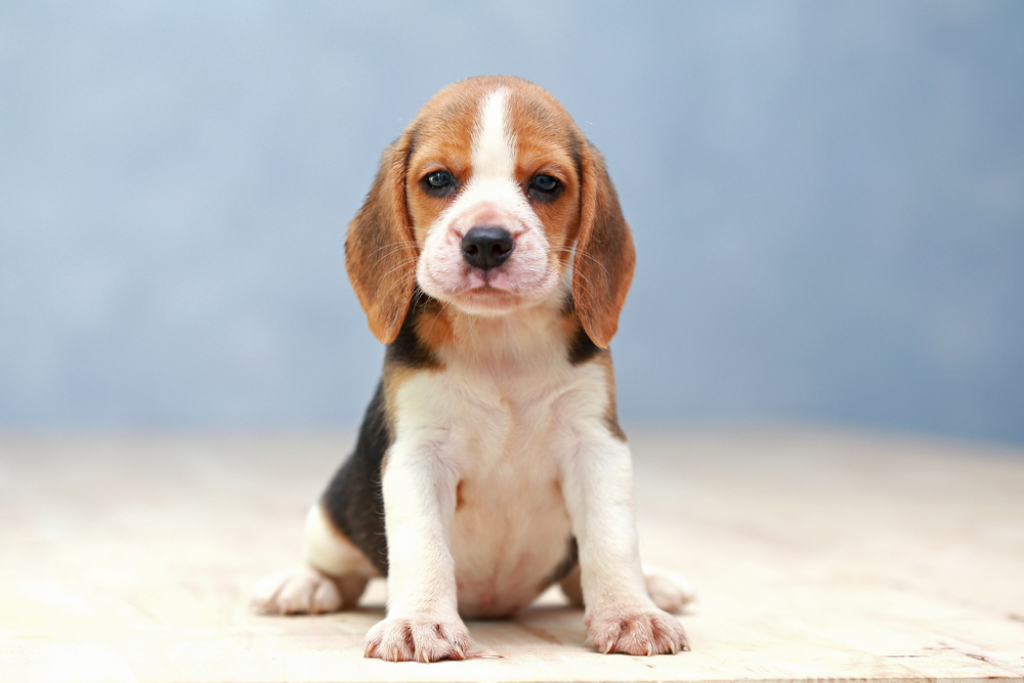
#> input picture sample.jpg, 1024 x 683 px
$ jupyter execute '2. 넘파이연습.ipynb'
#> lines starting #> are read from the running program, lines starting #| are printed output that depends on the picture
# 넘파이의 사용

1. 데이터 분석 프로젝트: 수치형 데이터의 요약, 통계, 시각화
2. 이미지 처리 프로젝트: 이미지 분석
3. 게임, 시뮬레이션 프로그램: 수치 시뮬레이션 등을 구현
4. 머신러닝 / 딥러닝 모델 프로젝트: 금융데이터, 의료데이터, 실험데이터, 센서데이터

[cell 1]
import numpy as np

data = [
    [120, 135, 150, 145],  # 제품A
    [100, 110, 140, 130],  # 제품B
    [90, 100, 95, 105]
]

data

[cell 2]
sales_data = np.array(data)
np.sum(sales_data, axis=1)   # 총 판매량

[cell 3]
profit_per_init = np.array([20, 30, 25])
total_sales = np.dot(profit_per_init, sales_data)
total_sales  # 총 판매금액

# 이미지 처리

[cell 4]
from PIL import Image
img = Image.open('sample.jpg').convert('RGB')  # 이미지 데이터 읽기 (컬러별 픽셀값)
img_ary = np.array(img)         # array에 넣어줌
new_img = np.clip(img_ary + 50, 100, 200).astype(np.uint8)   # 맘대로 바꿔줌
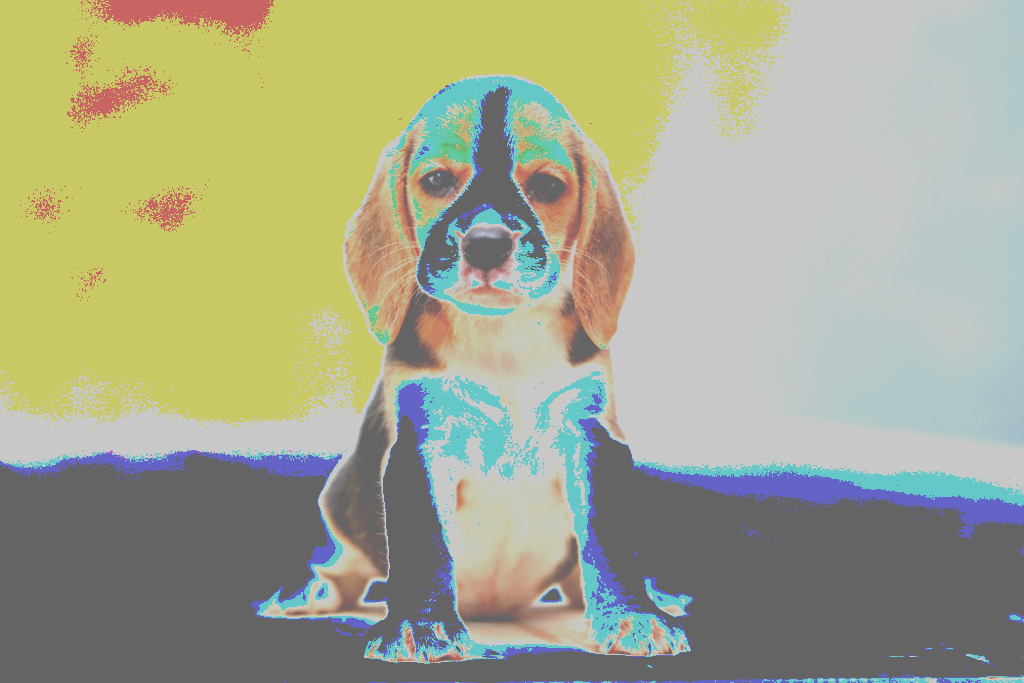
#> new_img: shape (683, 1024, 3); mean R, G, B 164.8, 167.4, 141.5

Image.fromarray(new_img).save('new_sample.jpg')  # array 데이터를 이미지로

[cell 5]
inverted = 255 - img_ary
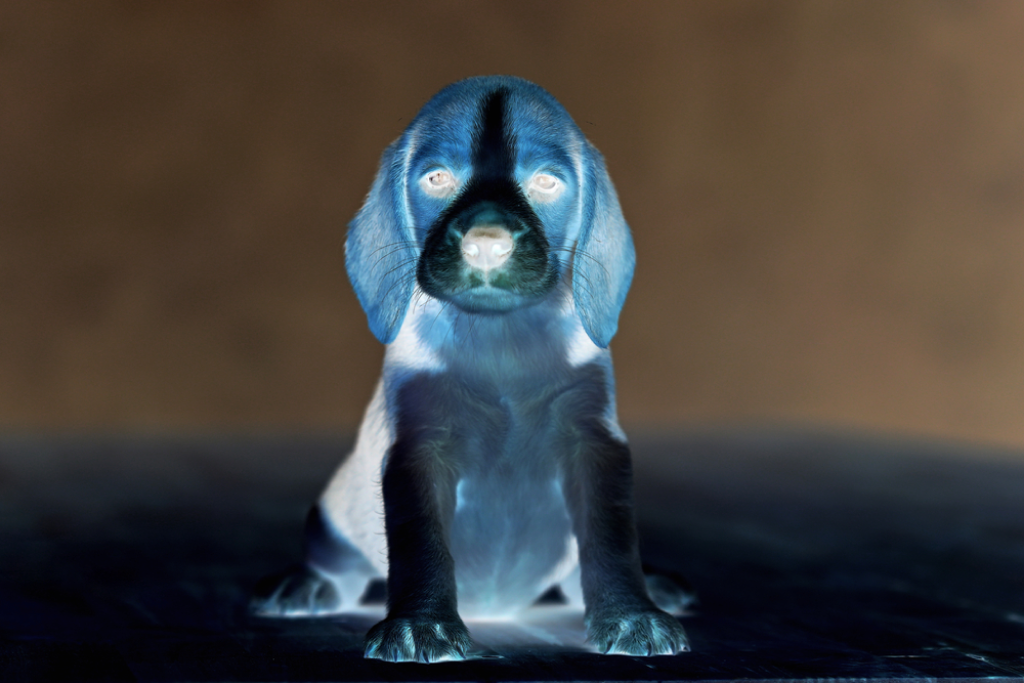
#> inverted: shape (683, 1024, 3); mean R, G, B 67.7, 65.4, 62.9
Image.fromarray(inverted).save('new_sample1.jpg')

# 데이터 시뮬레이션

1차원 배열의 랜덤워크 시뮬레이션

[cell 6]
import matplotlib.pyplot as plt

n_step = 1000
step = np.random.choice([-1, 1], size=n_step)  # -1 ~ 1 사이 숫자를 무작위로 1000개 : 행렬로 반환
walk = np.cumsum(step)    # 1000개의 값을 누적

plt.plot(walk)    # 라인차트 그려주는 함수
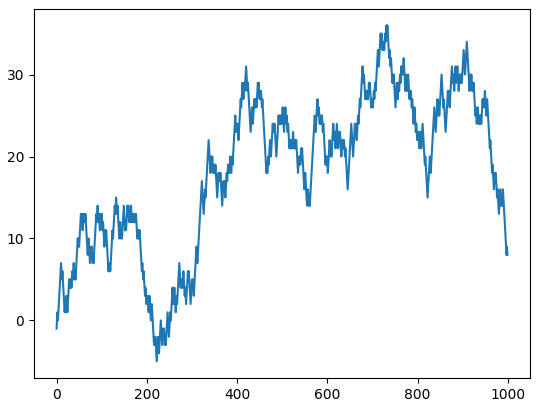
#> figure drawn by matplotlib, 1 panel; curve peaks at x = 731, y = 36

[cell 7]
# 2배열 생성 : 행렬
arr = np.array([[1, 2, 3],
                [4, 5, 6],
                [7, 8, 9]])

print(arr.ndim)      # 배열의 차원 : 2
print(arr.shape)     # 배열의 형태 : (3, 3)
print(arr.size)      # 배열의 크기 : 9
print(arr.dtype)     # 배열의 데이터 타입 : int64
print(arr.itemsize)  # 배열 요소의 크기 : 8 byte
print(arr.strides)   # 한행을 건너뛸때마다는 8씩 3개: 3*8=24, 한 요소마다는 8씩

[cell 8]
arr2 = np.array([[1, 2, 3],  # 2배열 : 행렬
                 [4, 5, 6],
                 [7, 8, 9]])
type(arr2)

[cell 9]
arr3 = np.array([1, 2, 3])  # 1차원
type(arr3)

[cell 10]
arr.dtype, arr3.dtype    # 들어있는 데이터의 타입

[cell 11]
arr4 = np.array([1, 2, 3])  # 1차원
id(arr3), id(arr4)          # 서로 다른 array!

[cell 12]
# 3차원 : tensor를 위한 리스트 생성
tensor_list = [[[1, 2, 3, 4], [1, 2, 3, 4], [1, 2, 3, 4]],      # 4, 3, 4 (3행 4열짜리 4개) -> 2, 3, 4 (3행 4열짜리 2개)
            #    [[1, 2, 3, 4], [1, 2, 3, 4], [1, 2, 3, 4]],
            #    [[1, 2, 3, 4], [1, 2, 3, 4], [1, 2, 3, 4]],
               [[1, 2, 3, 4], [1, 2, 3, 4], [1, 2, 3, 4]]]

type(tensor_list)

[cell 13]
type(np.array(tensor_list))

[cell 14]
arr1 = np.array(tensor_list)  # tensor
arr1.shape  # (z, x, y) 면 행 열 순서!

[cell 15]
# type 변환
list2 = [1, 2, 3, '5', 10]
type(list2)

[cell 16]
t_1 = np.array(list2)
t_1.dtype, t_1  # 문자열

[cell 17]
np.array(list2, float).dtype  # 타입 지정해서 생성 가능!

# shape 속성

[cell 18]
list2 = [1, 2, 3, 4, 5, 6, 7, 8]
t_2 = np.array(list2)
t_2.shape, t_2.ndim

## 배열의 구조 변경

[cell 19]
# (3, 4) array 만들기
list3 = range(1, 13)
np.array(list3).reshape((3, 4))  # 내가 원하는 shape 정보

[cell 20]
np.array(list3).reshape((4, 3))

[cell 21]
list4 = np.array([1, 2, 3])
list4.reshape((3, 1))

[cell 22]
# list4.reshape((1, 3))
list4[np.newaxis, :]

[cell 23]
# list4.reshape((3, 1))
list4[:, np.newaxis]

## arange()

range(시작, 끝, 스탭) 을 주고 그에 해당하는 array를 생성까지 해줌

[cell 24]
np.arange(10)

[cell 25]
np.arange(-5, 5)

[cell 26]
np.arange(0, 5, 0.5)

## 메소드 체이닝

[cell 27]
# (2, 3)
np.arange(1, 7).reshape((2, 3))

[cell 28]
# (2, 3, 4)
np.arange(1, 25).reshape((2, 3, 4))

[cell 29]
# 1차원으로
# np.arange(1, 25).reshape((2, 3, 4)).reshape((24,))
np.arange(1, 25).reshape((2, 3, 4)).reshape(-1)     # 기본 차원으로

[cell 30]
arr5 = np.array([[1, 2, 3], [4, 5, 6]])

[cell 31]
# empty_like(): 초기화되지 않은 배열 생성
empty_arr = np.empty_like(arr5)
empty_arr

[cell 32]
# zeros_like(): 0으로 채워진 배열 생성
zeros_arr = np.zeros_like(arr5)
zeros_arr

[cell 33]
# ones_like(): 1로 채워진 배열 생성
ones_arr = np.ones_like(arr5)
ones_arr

[cell 34]
# full_like(): 지정된 값으로 채워진 배열 생성
full_arr = np.full_like(arr5, 7)  # 7로 채워진 배열
full_arr

# 행렬의 연산

## 파이썬 자료형과의 비교

[cell 35]
lst_data = [1, 2, 3, 4, 5]
lst_data + lst_data

[cell 36]
# lst_data + 2  # TypeError: can only concatenate list (not "int") to list

[cell 37]
lst_data * 2

## 요소별 연산 -> element wise

[cell 38]
a1 = np.array(lst_data)
a1

[cell 39]
a1 + 2

[cell 40]
a1 * 2

[cell 41]
a1 / 3

[cell 42]
a1 - 1

[cell 43]
a2 = np.array([2, 2, 2, 3, 5])
a1 + a2

[cell 44]
a3 = np.array([1, 2])   # 행렬의 shape이 같아야 요소별 연산을 할 수 있음!
# a1 + a3  # ValueError: operands could not be broadcast together with shapes (5,) (2,)

## 브로드캐스팅
크기가 다른 배열에서 작은 쪽이 큰 쪽에 맞춰 크기를 확장하는 기능
-> 작은쪽이 0이나 1이면 가능함!
사칙연산에 적용

[cell 45]
a1 + 2  # 사칙연산 [2, 2, 2, 2, 2]로 더해짐

[cell 46]
a_array = np.arange(3)
b_array = np.arange(3)[:, np.newaxis]
b_array, a_array

[cell 47]
a_array + b_array

[cell 48]
a_array - b_array

[cell 49]
a_array * b_array

[cell 50]
a_array / b_array

[cell 51]
# shape이 다른 경우 오류 발생
c = np.array([[1, 2, 3], [4, 5, 6]])  # shape: (2, 3)
d = np.array([[1, 2], [3, 4]])        # shape: (2, 2)

# print(c + d)  ValueError: operands could not be broadcast together with shapes (2,3) (2,2)

[cell 52]
# 비교연산  (비교는 요소별로!)
lst1 = np.array([1, 2, 3, 4, 5])
lst2 = np.array([1, 3, 3, 0, 5])

print(lst1 == lst2)
print(lst1 > lst2)

# 논리 연산 결합
print((lst1 >= 3) & (lst2 <= 4))

# 비교 결과를 이용한 필터링
lst2[lst2 < 3]

## 배열의 결합, 연결

concatenate(), vstack(), hstack()

[cell 53]
# np.concatenate([a_array, b_array])  ValueError

[cell 54]
v1 = np.array([1, 2, 3])
v2 = np.array([4, 5, 6, 7])
np.concatenate([v1, v2])

[cell 55]
np.concatenate([v1, v2], axis=0)  # 1차원

[cell 56]
grid = np.array([[1, 2, 3],[1, 2, 3]])
np.concatenate([grid, grid], axis=1)

[cell 57]
np.concatenate([grid, grid], axis=0)   # 0은 행으로 붙이는 것

[cell 58]
np.vstack((v1, v1))   # 아래로 쌓아주는 함수

[cell 59]
np.hstack((v1, v2))   # 옆으로 붙여주는 함수

# 인덱싱

## 축 인덱싱

axis = 0
axis = 1
axis = 2
...

[cell 60]
arr_2d = np.array([[1, 2, 3], [4, 5, 6]])
print(np.sum(arr_2d,))
print(np.sum(arr_2d, axis=1))
print(np.sum(arr_2d, axis=0))

## 배열의 인덱싱
배열[행인덱스, 열인덱스]

[cell 61]
arr = np.array([1, 2, 3, 4, 5])
arr[0], arr[-1]

[cell 62]
arr[2:5], arr[::2]

[cell 63]
arr_2d[0, 1], arr_2d[0, -1]

[cell 64]
arr_2d[1, 1] = 10

[cell 65]
arr_2d

[cell 66]
arr_2d[:2, :2]

리스트의 슬라이싱과 차이점
- 리스트: 복사본을 리턴
- 배열: 원본 배열의 뷰 -> 복사가 아님, 원본에도 영향을 미침

- 슬라이싱.copy()를 해야 복사가 됨

[cell 67]
x = np.arange(10)
x

[cell 68]
x[:5]

[cell 69]
new_x = x[4:7]
new_x

[cell 70]
new_x[0] = 100
new_x, x  # view 뷰의 값을 변경하면 원본의 값도 변경된다!

[cell 71]
# 원본값을 바꾸지 않으려면 copy() 이용
new_x1 = x[4:7].copy()
new_x1[0] = 200
new_x1, x

[cell 72]
arr_2d1 = np.arange(16).reshape(4, 4)
arr_2d1, arr_2d1[:2, :2]

## 인덱싱 연습하기

[cell 73]
# 기준이 될 4x4 배열 생성 (이미지와 동일하게 0부터 15까지의 숫자로 채움)
arr_2d = np.arange(16).reshape((4, 4))

print("원본 4x4 배열:")
print(arr_2d)
print("-" * 30)

[cell 74]
# 첫 번째 행 전체
arr_2d[0]

[cell 75]
#마지막 열 전체
arr_2d[:, [-1]]

[cell 76]
#첫 번째 행과 마지막 행만 선택, 각 행의 첫번째, 마지막 열 선택
# 연속 인덱싱 -> 겹쳐지는 부분 -> 교차 인덱싱
arr_2d[::3,::3]
arr_2d[[0, -1]][:, [0, -1]]
arr_2d[[0, -1], [0, -1]]  # 얘는 팬시 인덱싱 (0,0), (-1,-1)

[cell 77]
# 짝수 인덱스 행(0번째, 2번째 행), 홀수 인덱스 열 선택
arr_2d[::2,1::2]
arr_2d[::2][:, 1::2]

[cell 78]
#위의 3차원 행렬을 작성하세요
arr_3d = np.stack([np.arange(0, 36).reshape(6, 6)] * 4)
arr_3d

[cell 79]
# 2번째 층 선택
arr_3d[1]

[cell 80]
# 각 층의 (0,0)위치의 값을 각 층의 인덱스로 설정
for d_idx in range(4):
    arr_3d[d_idx, 0, 0] = d_idx
arr_3d

[cell 81]
#네번째행, 두번째 열 원소 선택, 1차원 배열로 작성
arr_3d[:, 3, 1]
arr_3d[:, [3], [1]]

[cell 82]
#배열의 첫 두 층, 마지막 두 행, 마지막 두 열 선택
arr_3d[:2, -2:, -2:]

[cell 83]
#짝수 인덱스층, 모든행의 세번째열 선택
arr_3d[::2,:,[2]]

[cell 84]
arr_3d[::2,:,2]

[cell 85]
#세번째 층, 두번째 행에서 네번째 행, 홀수 인덱스 열
arr_3d[[2], 1:4, 1::2]

[cell 86]
arr_3d[2:4]

[cell 87]
arr_3d[2, 1:4, 1::2]

# 인덱싱 기법

- 기본 인덱싱
- 불리언 인덱싱
- 팬시 인덱싱

## 불리언 인덱싱
비교연산자, 논리연산자를 이용한 마스크 행렬을 생성
마스크 행렬을 이용한 인덱싱

[cell 88]
# 부울 행렬
x = np.array([1, 2, 3, 4, 5])
x < 3

[cell 89]
np.less(x, 3)

[cell 90]
x1 = np.array([[1, 2, 3], [4, 5, 6]])
x1.shape
x1 > 5

[cell 91]
data = np.arange(28).reshape(7, 4)
data > 5

[cell 92]
data[data > 5]      # 조건에 맞는 값 추출 ->  1차원

[cell 93]
name = np.array(['Bob', 'Joe', 'Will', 'Bob', 'Will', 'Joe', 'Joe'])
name

[cell 94]
name == 'Bob'

[cell 95]
data

[cell 96]
data[name=='Bob']  # 부울 인덱싱

## 조건식의 규칙
- 조건식으로 사용할 행렬의 값이 문자여도 결과만 True/False 식으로 나오면 필터가 된다.
- 필터로 사용할 행렬의 개수 == 원본 데이터의 개수 : 짝이 맞아야 함! 아니면? IndexError
- 행렬[조건식, ] => [조건식]
- 행렬[:, 조건식]
- 괄호()로 조건식의 우선순위 지정 가능
- 복합 조건: 논리함수 & , |
- 부정 연산자: != , ~

[cell 97]
name

[cell 98]
name1 = np.array(['Bob', 'Joe', 'Will'])
# data[name1 == 'Bob']  # IndexError
# boolean index did not match indexed array along axis 0; size of axis is 7 but size of corresponding boolean axis is 3

[cell 99]
data[name=='Bob', 1]

[cell 100]
mask = (name == 'Bob') | (name == 'Will')

[cell 101]
data[mask]

[cell 102]
# !=, ~
mask1 = (name != 'Will')
data[mask1]

mask2 = ~(name=='Joe')
data[mask2]

## 팬시 인덱싱
- 행, 열의 순서를 바꿀 수 있음
- 정수 리스트를 인덱스로 사용

[cell 103]
data

[cell 104]
data[[3, 0]]

[cell 105]
arr = np.empty((8, 4))
arr

[cell 106]
for i in range(8):
    arr[i] = i
arr
